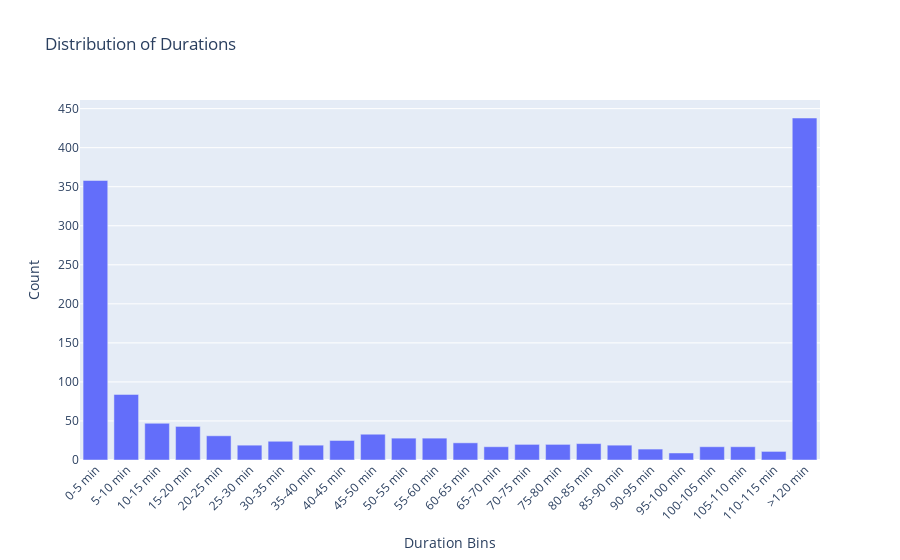
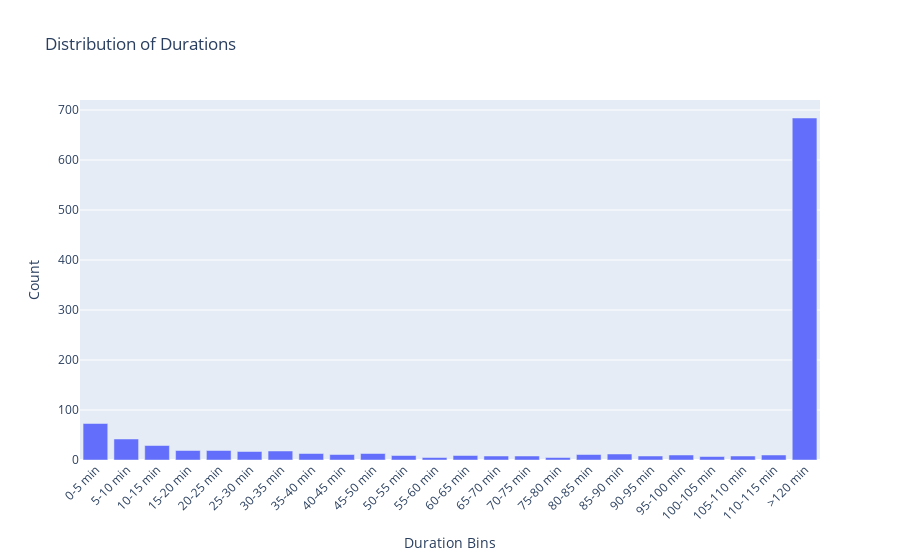
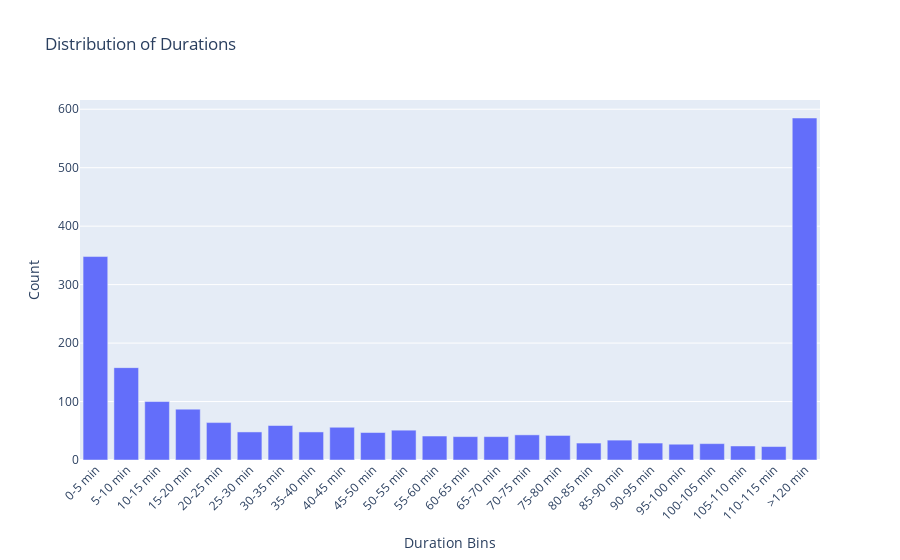
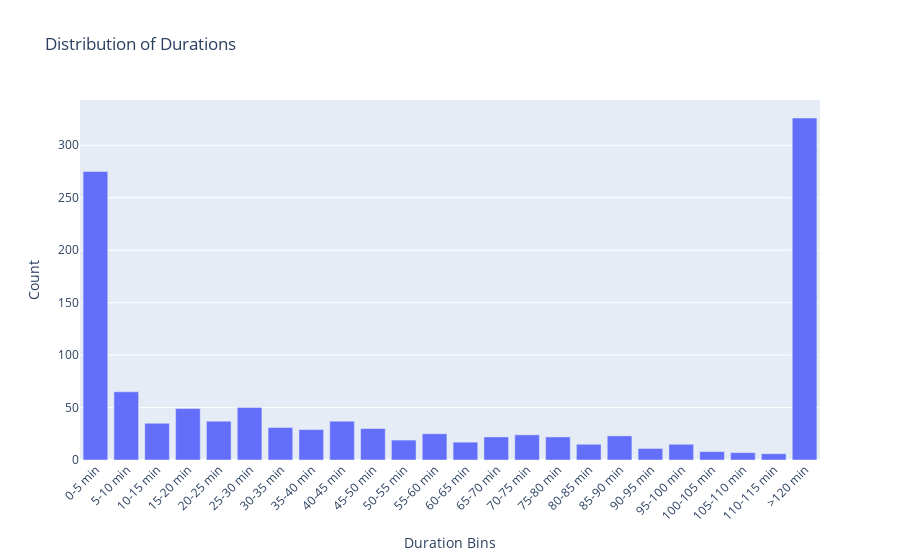

Here is the notebook cell these charts were saved with, in order:
### Code cell
for sub in range(len(subject_data)):
    subject_i_data = subject_data[sub]

    house_entrance_df = subject_i_data[9]
    on_off_diff = []
    max_time_difference = pd.Timedelta(0)  # Initialize to zero timedelta
    count_on = 0
    count_off = 0
    for hed in range(1,len(house_entrance_df['filtered_df'])):
        # print('----------------',hed,'---------------------------')
        current_off_time = house_entrance_df['filtered_df'].iloc[hed-1]['ts_off']
        next_on_time = house_entrance_df['filtered_df'].iloc[hed]['ts_on']
        time_difference = next_on_time - current_off_time

        activated_sensors = []
        tempdf = []
        for sens in range(len(subject_i_data)):
            if sens == 9:
                continue
            sensor_name = subject_i_data[sens]['sensor']
            sensor_data = subject_i_data[sens]['filtered_df']
            
            if current_off_time.date() == next_on_time.date():
                # If date is same for both values of window
                filtered_data = filter_data_for_date(current_data, current_off_time.date())
            else:
                # If date is different for both values of window
                # In this case concat the data for both dates
                filtered_data_current_date = filter_data_for_date(current_data, current_off_time.date())
                filtered_data_next_date = filter_data_for_date(current_data, next_on_time.date())
                filtered_data = pd.concat([filtered_data_current_date, filtered_data_next_date], ignore_index=True)

            # activated_sensors.append({'sensor':sensor, 'filtered_data':filtered_data})
            filtered = filter_sensors_by_window(filtered_data, current_off_time, next_on_time)
            tempdf.append(filtered)
            if not filtered.empty:     
                activated_sensors.append({'sensor':sensor, 'relevent_row':filtered})
            else:
                pass

        
        if len(activated_sensors) == 0:
            count_off = count_off + 1
            on_off_diff.append([next_on_time, current_off_time, time_difference])
            # print_statement = f"{hed} No sensors were activated between {next_on_time}-{current_off_time} = {time_difference}------>"
        else: 
            count_on = count_on + 1
    plot_duration_distribution(on_off_diff)

### Figure 1 — Plotly figure (JSON) as saved in the notebook; plotly's stock layout.template omitted (floating-point values rounded to 4 significant figures)
{"data": [{"alignmentgroup": "True", "hovertemplate": "Duration Bins=%{x}<br>Count=%{y}<extra></extra>", "legendgroup": "", "marker": {"color": "#636efa", "pattern": {"shape": ""}}, "name": "", "offsetgroup": "", "orientation": "v", "showlegend": false, "textposition": "auto", "type": "bar", "x": ["0-5 min", "5-10 min", "10-15 min", "15-20 min", "20-25 min", "25-30 min", "30-35 min", "35-40 min", "40-45 min", "45-50 min", "50-55 min", "55-60 min", "60-65 min", "65-70 min", "70-75 min", "75-80 min", "80-85 min", "85-90 min", "90-95 min", "95-100 min", "100-105 min", "105-110 min", "110-115 min", ">120 min"], "xaxis": "x", "y": [358, 84, 47, 43, 31, 19, 24, 19, 25, 33, 28, 28, 22, 17, 20, 20, 21, 19, 14, 9, 17, 17, 11, 438], "yaxis": "y"}], "layout": {"barmode": "relative", "legend": {"tracegroupgap": 0}, "title": {"text": "Distribution of Durations"}, "xaxis": {"anchor": "y", "domain": [0, 1], "tickangle": -45, "title": {"text": "Duration Bins"}}, "yaxis": {"anchor": "x", "domain": [0, 1], "title": {"text": "Count"}}}}

### Figure 2 — Plotly figure (JSON) as saved in the notebook; plotly's stock layout.template omitted (floating-point values rounded to 4 significant figures)
{"data": [{"alignmentgroup": "True", "hovertemplate": "Duration Bins=%{x}<br>Count=%{y}<extra></extra>", "legendgroup": "", "marker": {"color": "#636efa", "pattern": {"shape": ""}}, "name": "", "offsetgroup": "", "orientation": "v", "showlegend": false, "textposition": "auto", "type": "bar", "x": ["0-5 min", "5-10 min", "10-15 min", "15-20 min", "20-25 min", "25-30 min", "30-35 min", "35-40 min", "40-45 min", "45-50 min", "50-55 min", "55-60 min", "60-65 min", "65-70 min", "70-75 min", "75-80 min", "80-85 min", "85-90 min", "90-95 min", "95-100 min", "100-105 min", "105-110 min", "110-115 min", ">120 min"], "xaxis": "x", "y": [73, 42, 29, 19, 19, 17, 18, 13, 11, 13, 9, 5, 9, 8, 8, 5, 11, 12, 8, 10, 7, 8, 10, 684], "yaxis": "y"}], "layout": {"barmode": "relative", "legend": {"tracegroupgap": 0}, "title": {"text": "Distribution of Durations"}, "xaxis": {"anchor": "y", "domain": [0, 1], "tickangle": -45, "title": {"text": "Duration Bins"}}, "yaxis": {"anchor": "x", "domain": [0, 1], "title": {"text": "Count"}}}}

### Figure 3 — Plotly figure (JSON) as saved in the notebook; plotly's stock layout.template omitted (floating-point values rounded to 4 significant figures)
{"data": [{"alignmentgroup": "True", "hovertemplate": "Duration Bins=%{x}<br>Count=%{y}<extra></extra>", "legendgroup": "", "marker": {"color": "#636efa", "pattern": {"shape": ""}}, "name": "", "offsetgroup": "", "orientation": "v", "showlegend": false, "textposition": "auto", "type": "bar", "x": ["0-5 min", "5-10 min", "10-15 min", "15-20 min", "20-25 min", "25-30 min", "30-35 min", "35-40 min", "40-45 min", "45-50 min", "50-55 min", "55-60 min", "60-65 min", "65-70 min", "70-75 min", "75-80 min", "80-85 min", "85-90 min", "90-95 min", "95-100 min", "100-105 min", "105-110 min", "110-115 min", ">120 min"], "xaxis": "x", "y": [348, 158, 100, 87, 64, 48, 59, 48, 56, 47, 51, 41, 40, 40, 43, 42, 29, 34, 29, 27, 28, 24, 23, 585], "yaxis": "y"}], "layout": {"barmode": "relative", "legend": {"tracegroupgap": 0}, "title": {"text": "Distribution of Durations"}, "xaxis": {"anchor": "y", "domain": [0, 1], "tickangle": -45, "title": {"text": "Duration Bins"}}, "yaxis": {"anchor": "x", "domain": [0, 1], "title": {"text": "Count"}}}}

### Figure 4 — Plotly figure (JSON) as saved in the notebook; plotly's stock layout.template omitted (floating-point values rounded to 4 significant figures)
{"data": [{"alignmentgroup": "True", "hovertemplate": "Duration Bins=%{x}<br>Count=%{y}<extra></extra>", "legendgroup": "", "marker": {"color": "#636efa", "pattern": {"shape": ""}}, "name": "", "offsetgroup": "", "orientation": "v", "showlegend": false, "textposition": "auto", "type": "bar", "x": ["0-5 min", "5-10 min", "10-15 min", "15-20 min", "20-25 min", "25-30 min", "30-35 min", "35-40 min", "40-45 min", "45-50 min", "50-55 min", "55-60 min", "60-65 min", "65-70 min", "70-75 min", "75-80 min", "80-85 min", "85-90 min", "90-95 min", "95-100 min", "100-105 min", "105-110 min", "110-115 min", ">120 min"], "xaxis": "x", "y": [275, 65, 35, 49, 37, 50, 31, 29, 37, 30, 19, 25, 17, 22, 24, 22, 15, 23, 11, 15, 8, 7, 6, 326], "yaxis": "y"}], "layout": {"barmode": "relative", "legend": {"tracegroupgap": 0}, "title": {"text": "Distribution of Durations"}, "xaxis": {"anchor": "y", "domain": [0, 1], "tickangle": -45, "title": {"text": "Duration Bins"}}, "yaxis": {"anchor": "x", "domain": [0, 1], "title": {"text": "Count"}}}}
